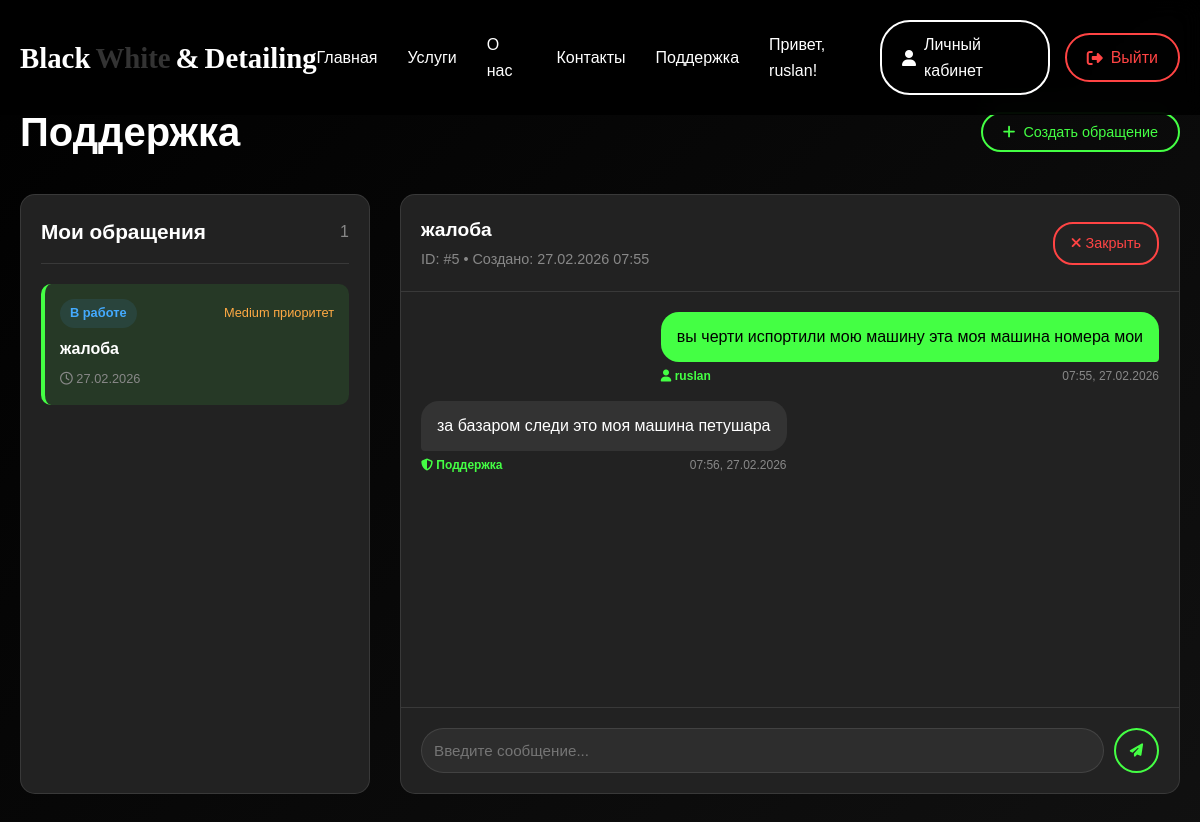
/support.php?ticket_id=5 (signed in), run on the app's committed database.
### tables this page shows
CREATE TABLE `support_tickets` (
  `id` int NOT NULL,
  `user_id` int NOT NULL,
  `subject` varchar(200) NOT NULL,
  `status` enum('open','in_progress','closed') DEFAULT 'open',
  `priority` enum('low','medium','high') DEFAULT 'medium',
  `created_at` timestamp NULL DEFAULT CURRENT_TIMESTAMP,
  `updated_at` timestamp NULL DEFAULT CURRENT_TIMESTAMP ON UPDATE CURRENT_TIMESTAMP
);

CREATE TABLE `chat_messages` (
  `id` int NOT NULL,
  `ticket_id` int NOT NULL,
  `user_id` int NOT NULL,
  `message` text NOT NULL,
  `is_admin` tinyint DEFAULT '0',
  `created_at` timestamp NULL DEFAULT CURRENT_TIMESTAMP
);

CREATE TABLE `users` (
  `id` int NOT NULL,
  `username` varchar(50) NOT NULL,
  `email` varchar(100) NOT NULL,
  `password` varchar(255) NOT NULL,
  `is_admin` tinyint DEFAULT '0',
  `created_at` timestamp NULL DEFAULT CURRENT_TIMESTAMP
);

### support.php (the view, shortened to what this page needs)
<?php
require_once 'config.php';
$user_id = $_SESSION['user_id'];
$is_admin = isset($_SESSION['is_admin']) && $_SESSION['is_admin'] == 1;
if ($is_admin) {
    $tickets_query = "SELECT t.*, u.username
                      FROM support_tickets t
                      LEFT JOIN users u ON t.user_id = u.id
                      ORDER BY
                        CASE t.status
                            WHEN 'open' THEN 1
                            WHEN 'in_progress' THEN 2
                            ELSE 3
                        END,
                        t.created_at DESC";
    $tickets_result = mysqli_query($connection, $tickets_query);
} else {
    $tickets_query = "SELECT * FROM support_tickets WHERE user_id = $user_id ORDER BY created_at DESC";
    $tickets_result = mysqli_query($connection, $tickets_query);
}
$current_ticket = null;
$messages_result = null;
if (isset($_GET['ticket_id'])) {
    $ticket_id = intval($_GET['ticket_id']);
    if ($is_admin) {
        $current_ticket_query = "SELECT t.*, u.username FROM support_tickets t
                                 LEFT JOIN users u ON t.user_id = u.id
                                 WHERE t.id = $ticket_id";
    } else {
        $current_ticket_query = "SELECT * FROM support_tickets WHERE id = $ticket_id AND user_id = $user_id";
    }
    $current_ticket_result = mysqli_query($connection, $current_ticket_query);
    if (mysqli_num_rows($current_ticket_result) > 0) {
        $current_ticket = mysqli_fetch_assoc($current_ticket_result);
        $messages_query = "SELECT m.*, u.username
                          FROM chat_messages m
                          LEFT JOIN users u ON m.user_id = u.id
                          WHERE m.ticket_id = $ticket_id
                          ORDER BY m.created_at ASC";
        $messages_result = mysqli_query($connection, $messages_query);
    }
}
?>
<!DOCTYPE html>
<html lang="ru">
<head>
    <link rel="stylesheet" href="style.css">
    <link rel="stylesheet" href="https://cdnjs.cloudflare.com/ajax/libs/font-awesome/6.4.0/css/all.min.css">
</head>
<body>
    <nav class="navbar">
        <div class="container nav-container">
            <a href="index.php" class="logo">
                <span class="logo-black">Black</span><span class="logo-white">White</span>
                <span class="logo-amp">&</span>
                <span class="logo-detailing">Detailing</span>
            </a>
            <div class="nav-menu">
                <a href="index.php" class="nav-link">Главная</a>
                <a href="index.php#services" class="nav-link">Услуги</a>
                <a href="index.php#about" class="nav-link">О нас</a>
                <a href="index.php#contact" class="nav-link">Контакты</a>
                <a href="support.php" class="nav-link active">Поддержка</a>
                <div class="auth-buttons">
                    <span class="welcome-text">Привет, <?php echo htmlspecialchars($_SESSION['username']); ?>!</span>
                    <a href="profile.php" class="btn-admin">
                        <i class="fas fa-user"></i> Личный кабинет
                    </a>
                    <a href="logout.php" class="btn-logout">
                        <i class="fas fa-sign-out-alt"></i> Выйти
                    </a>
                </div>
            </div>
        </div>
    </nav>
    <section class="support-section">
        <div class="support-container">
            <div style="display: flex; justify-content: space-between; align-items: center; margin-bottom: 20px;">
                <h1 style="color: #fff; font-size: 2.5rem;">Поддержка</h1>
                <button onclick="openNewTicketModal()" class="btn-new-ticket">
                    <i class="fas fa-plus"></i> Создать обращение
                </button>
            </div>
            <div class="support-grid">
                <div class="tickets-sidebar">
                    <div class="tickets-header">
                        <h3 class="tickets-title">Мои обращения</h3>
                        <span style="color: #888;"><?php echo mysqli_num_rows($tickets_result); ?></span>
                    </div>
                    <?php if (mysqli_num_rows($tickets_result) > 0): ?>
                        <?php while ($ticket = mysqli_fetch_assoc($tickets_result)): ?>
                            <a href="support.php?ticket_id=<?php echo $ticket['id']; ?>"
                               class="ticket-item <?php echo ($current_ticket && $current_ticket['id'] == $ticket['id']) ? 'active' : ''; ?>">
                                <div style="display: flex; justify-content: space-between; align-items: center;">
                                    <span class="ticket-status status-<?php echo $ticket['status']; ?>">
                                        <?php
                                            $status_names = [
                                                'open' => 'Открыто',
                                                'in_progress' => 'В работе',
                                                'closed' => 'Закрыто'
                                            ];
                                            echo $status_names[$ticket['status']];
                                        ?>
                                    </span>
                                    <span style="color: <?php
                                        echo $ticket['priority'] == 'high' ? '#ff4444' :
                                            ($ticket['priority'] == 'medium' ? '#ffaa44' : '#44ff44');
                                    ?>; font-size: 0.8rem;">
                                        <?php echo ucfirst($ticket['priority']); ?> приоритет
                                    </span>
                                </div>
                                <div class="ticket-subject"><?php echo htmlspecialchars($ticket['subject']); ?></div>
                                <div class="ticket-meta">
                                    <span><i class="far fa-clock"></i> <?php echo date('d.m.Y', strtotime($ticket['created_at'])); ?></span>
                                </div>
                            </a>
                        <?php endwhile; ?>
                    <?php endif; ?>
                </div>
                <div class="chat-container">
                    <?php if ($current_ticket): ?>
                        <div class="chat-header">
                            <div>
                                <h3 class="chat-title"><?php echo htmlspecialchars($current_ticket['subject']); ?></h3>
                                <span style="color: #888; font-size: 0.9rem;">
                                    ID: #<?php echo $current_ticket['id']; ?> •
                                    Создано: <?php echo date('d.m.Y H:i', strtotime($current_ticket['created_at'])); ?>
                                </span>
                            </div>
                            <?php if ($current_ticket['status'] != 'closed'): ?>
                                <a href="?close_ticket=<?php echo $current_ticket['id']; ?>"
                                   class="btn-close"
                                   onclick="return confirm('Закрыть обращение?')">
                                    <i class="fas fa-times"></i> Закрыть
                                </a>
                            <?php else: ?>
                                <span style="color: #888;">Обращение закрыто</span>
                            <?php endif; ?>
                        </div>
                        <div class="chat-messages" id="chatMessages">
                            <?php if ($messages_result && mysqli_num_rows($messages_result) > 0): ?>
                                <?php while ($msg = mysqli_fetch_assoc($messages_result)): ?>
                                    <div class="message <?php echo $msg['is_admin'] ? 'message-admin' : 'message-user'; ?>">
                                        <div class="message-bubble">
                                            <?php echo nl2br(htmlspecialchars($msg['message'])); ?>
                                        </div>
                                        <div class="message-info">
                                            <span class="message-author">
                                                <?php if ($msg['is_admin']): ?>
                                                    <i class="fas fa-shield-alt"></i> Поддержка
                                                <?php else: ?>
                                                    <i class="fas fa-user"></i> <?php echo htmlspecialchars($msg['username']); ?>
                                                <?php endif; ?>
                                            </span>
                                            <span><?php echo date('H:i, d.m.Y', strtotime($msg['created_at'])); ?></span>
                                        </div>
                                    </div>
                                <?php endwhile; ?>
                            <?php endif; ?>
                        </div>
                        <?php if ($current_ticket['status'] != 'closed'): ?>
                            <form method="POST" action="" class="chat-input-container">
                                <input type="text"
                                       name="message"
                                       class="chat-input"
                                       placeholder="Введите сообщение..."
                                       required
                                       autocomplete="off">
                                <button type="submit" class="btn-send">
                                    <i class="fas fa-paper-plane"></i>
                                </button>
                            </form>
                        <?php endif; ?>
                    <?php endif; ?>
                </div>
            </div>
        </div>
    </section>
</body>
</html>

### style.css (style rules this page uses)
* { margin: 0; padding: 0; box-sizing: border-box; }
:root { --black: #000000; --white: #ffffff; --gray-dark: #111111; --gray-medium: #222222; --gray-light: #333333; --gray-lighter: #444444; --accent: #ffffff; --accent-dark: #cccccc; }
body { font-family: 'Montserrat', sans-serif; background-color: var(--black); color: var(--white); line-height: 1.6; overflow-x: hidden; }
.container { max-width: 1200px; margin: 0 auto; padding: 0 20px; }
.navbar { position: fixed; top: 0; left: 0; width: 100%; background-color: rgba(0, 0, 0, 0.9); backdrop-filter: blur(10px); z-index: 1000; padding: 20px 0; transition: all 0.3s ease; }
.nav-container { display: flex; justify-content: space-between; align-items: center; }
.logo { font-family: 'Playfair Display', serif; font-size: 1.8rem; font-weight: 600; text-decoration: none; display: flex; align-items: center; gap: 5px; }
.logo-black { color: var(--white); }
.logo-white { color: var(--gray-light); }
.logo-amp { color: var(--accent); }
.logo-detailing { color: var(--white); }
.nav-menu { display: flex; align-items: center; gap: 30px; }
.nav-link { color: var(--white); text-decoration: none; font-weight: 500; transition: color 0.3s; position: relative; }
.nav-link::after { content: ''; position: absolute; bottom: -5px; left: 0; width: 0; height: 2px; background-color: var(--accent); transition: width 0.3s; }
.auth-buttons { display: flex; align-items: center; gap: 15px; }
.welcome-text { color: var(--accent); font-weight: 500; }
.btn-login, .btn-register, .btn-logout, .btn-admin { padding: 10px 20px; border: 2px solid var(--white); border-radius: 30px; text-decoration: none; color: var(--white); font-weight: 500; transition: all 0.3s; display: flex; align-items: center; gap: 8px; }
.btn-logout { border-color: #ff4444; color: #ff4444; }
.btn-admin { border-color: var(--accent); color: var(--accent); }

### data on the page
support_tickets: status "В работе", priority "Medium", subject "жалоба", created_at "27.02.2026", id "5", created_at "27.02.2026 07:55"
chat_messages: message "вы черти испортили мою машину эта моя машина номера мои", user.username "ruslan", created_at "07:55, 27.02.2026"
chat_messages: message "за базаром следи это моя машина петушара", is_admin 1 (drawn), created_at "07:56, 27.02.2026"

### other printed values
$_SESSION['username'] "ruslan"
mysqli_num_rows($tickets_result) "1"
